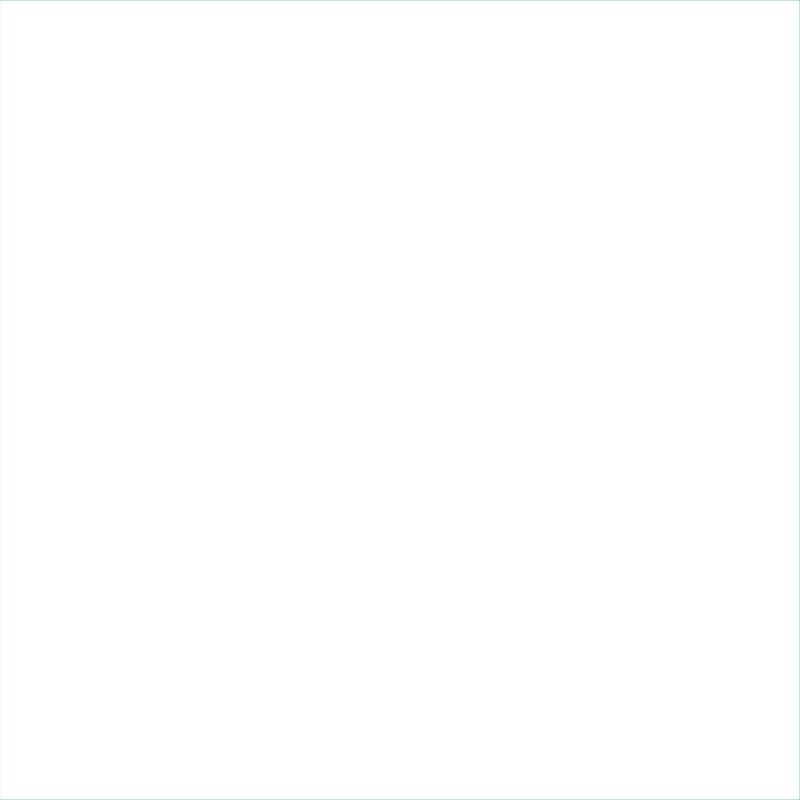
Frame 1 (no input)
Frame 60 (no input): identical to frame 1, image omitted
Frame 120 (the mouse pressed at the canvas centre since frame 60): identical to frame 1, image omitted

The p5.js sketch that drew this single still picture (run headless with seeded random() and noise() and a simulated clock; from frame 60 on, the mouse is pressed at the canvas centre):

// p5.js sketch
// ── sketch.js
const size = 800;
let tree;

function setup() {
    createCanvas(size, size);
    background(255);
    let b = new Rectangle(0, 0, size, size);
    tree = new Quadtree(b)
}

function draw(){
    tree.draw();
}

function mouseMoved() {
    if (mouseIsPressed) {
        mouseDragged();
    }
    return false;
}

function mouseDragged() {
    tree.insert(new Point(mouseX, mouseY));
    return false;
}
// ── quadtree.js
class Point {
    constructor(x, y) {
        this.x = x;
        this.y = y;
    }
}

class Rectangle {
    constructor(x, y, w, h) {
        this.x = x;
        this.y = y;
        this.w = w;
        this.h = h;
    }
}

class Quadtree {
    constructor(boundry) {
        this.boundry = boundry;
        this.isSubdivided = false;
        this.point = null;
        this.children = [];
    }

    subdivide() {
        if(this.tooSmall()){
            return;
        }
        if(this.isSubdivided){
            return;
        }
        let x = this.boundry.x;
        let y = this.boundry.y;
        let w = this.boundry.w / 2;
        let h = this.boundry.h / 2;

        let ne = new Rectangle(x + w, y, w, h);
        this.children.push(new Quadtree(ne));
        let nw = new Rectangle(x + w, y + h, w, h);
        this.children.push(new Quadtree(nw));
        let se = new Rectangle(x, y + h, w, h);
        this.children.push(new Quadtree(se));
        let sw = new Rectangle(x, y, w, h);
        this.children.push(new Quadtree(sw));
        this.isSubdivided = true;
    }

    insert(point) {
        if(point.x < this.boundry.x || point.x > this.boundry.x + this.boundry.w ||
            point.y < this.boundry.y || point.y > this.boundry.y + this.boundry.h){
            return;
        }
        if(!this.point && !this.isSubdivided){
            this.point = point;
            return;
        }
        if(!this.isSubdivided){
            this.subdivide();
            this.children.forEach(c => {
                c.insert(this.point);
                c.insert(point);
            })
            this.point = null;
            return;
        }
        this.children.forEach(c => {
            c.insert(point);
        })
    }

    draw(){
        stroke(0, 200, 100, 150);
        rect(this.boundry.x, this.boundry.y, this.boundry.w, this.boundry.h);
        if(this.point){
            stroke(0);
            fill(0);
            circle(this.point.x, this.point.y, 3);
            fill(255);
        }
        if(this.isSubdivided){
           this.children.forEach(c => {
               c.draw();
           })
        }
    }

    tooSmall() {
        return this.boundry.w < 4 || this.boundry.h < 4;
    }
}
// ── style.css
body {
    display: flex;
    justify-content: center;
    align-items: center;
    background: rgb(10, 10, 10);
}

main {
    height: fit-content;
}
